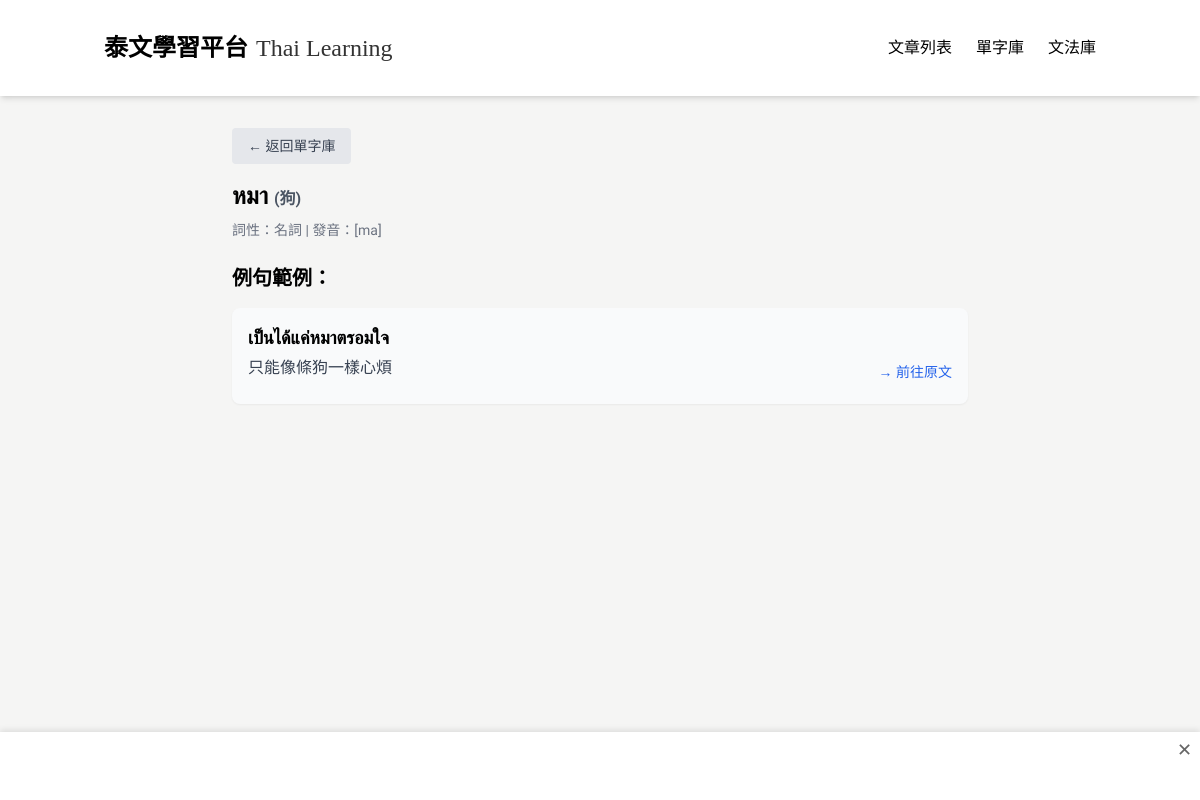
Before: /word/497 with the older database file.
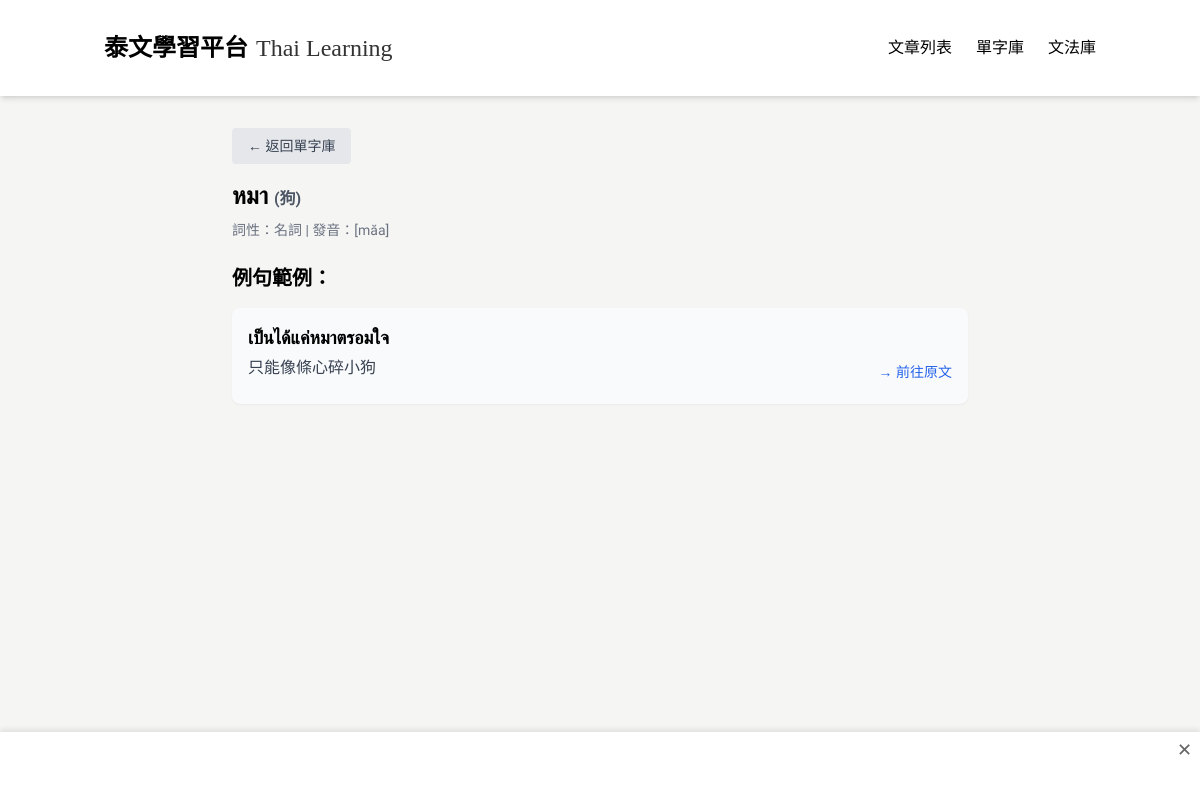
After: the same page with the newer database file.
### tables this page shows
CREATE TABLE Word (
            id INTEGER PRIMARY KEY AUTOINCREMENT,
            thai TEXT,
            chinese TEXT,
            type TEXT,
            pronunciation TEXT,
            articleId INTEGER,
            createdAt TEXT,
            updatedAt TEXT
        );

CREATE TABLE WordExample (
    id INTEGER PRIMARY KEY AUTOINCREMENT,
    thai TEXT NOT NULL,
    chinese TEXT NOT NULL,
    wordId INTEGER NOT NULL,
    createdAt TEXT NOT NULL,
    updatedAt TEXT NOT NULL, articleId INTEGER REFERENCES Article(id),
    FOREIGN KEY (wordId) REFERENCES Word(id)
);

### app_sqlite.py (the view)
@app.route('/word/<int:word_id>')
def word_detail(word_id):
    conn = get_db_connection()
    word = conn.execute('SELECT * FROM Word WHERE id = ?', (word_id,)).fetchone()
    articles = conn.execute("""
        SELECT Article.*
        FROM Article
        JOIN WordArticle ON Article.id = WordArticle.articleId
        WHERE WordArticle.wordId = ? AND Article.status = 'published'
        ORDER BY Article.createdAt DESC
    """, (word_id,)).fetchall()
    examples = conn.execute("""
        SELECT * FROM WordExample
        WHERE wordId = ?
        ORDER BY createdAt DESC
    """, (word_id,)).fetchall()
    conn.close()
    return render_template('word_detail.html', word=word, articles=articles, examples=examples)

### app_sqlite.py (called while the page is built)
def get_db_connection():
    base_path = os.path.dirname(os.path.abspath(__file__))
    db_path = os.path.join(base_path, 'data.db')
    conn = sqlite3.connect(db_path)  # SQLite 檔名
    conn.row_factory = sqlite3.Row     # 讓取出的資料像字典一樣操作
    return conn

### templates/word_detail.html (shortened to what this page needs)
{% extends "base.html" %}
{% block content %}
<div class="max-w-3xl mx-auto px-4 py-8">
  <div class="mb-4">
    <a href="/vocabulary" class="inline-block px-4 py-2 bg-gray-200 text-gray-700 rounded hover:bg-gray-300 text-sm">
      ← 返回單字庫
    </a>
  </div>
  <h1 class="text-2xl font-bold mb-2">{{ word.thai }} <span class="text-base text-gray-600">({{ word.chinese }})</span></h1>
  <p class="text-sm text-gray-500 mb-6">詞性：{{ word.type }} | 發音：[{{ word.pronunciation }}]</p>
  <h2 class="text-xl font-semibold mb-4">例句範例：</h2>
  <ul class="space-y-4">
    {% for example in examples %}
    <li class="bg-gray-50 p-4 rounded-lg shadow-sm">
      <p class="thai-text text-lg font-semibold mb-1">{{ example.thai }}</p>
      <div class="flex justify-between items-center">
        <p class="text-gray-700 mb-2">{{ example.chinese }}</p>
        {% if example.articleId %}
          <a href="/article/{{ example.articleId }}" class="text-sm text-blue-600 hover:underline ml-4 whitespace-nowrap">→ 前往原文</a>
        {% else %}
          <span class="text-sm text-gray-400 ml-4 whitespace-nowrap">無原文連結</span>
        {% endif %}
      </div>
    </li>
    {% else %}
    <li class="text-gray-400">目前尚無例句</li>
    {% endfor %}
  </ul>
</div>
{% endblock %}

### templates/base.html (shortened to what this page needs)
<!DOCTYPE html>
<html lang="zh-TW">
<head>
  <script src="https://cdn.tailwindcss.com"></script>
</head>
<body>
  <nav class="bg-white shadow-md sticky top-0 z-50">
    <div class="container mx-auto px-4 py-4">
      <div class="flex justify-between items-center py-4">
        <div class="flex items-center space-x-2">
          <a href="/" class="flex items-end space-x-2">
            <span class="nav-title text-2xl font-bold text-black">泰文學習平台</span>
            <span class="nav-subtitle text-2xl text-black/80">Thai Learning</span>
          </a>
        </div>
        <div class="hidden md:flex space-x-6">
          <a href="/" class="tab-btn active-tab text-black hover:text-gray-700" data-tab="articles">文章列表</a>
          <a href="/vocabulary" class="text-black hover:text-gray-700">單字庫</a>
          <a href="/grammar" class="text-black hover:text-gray-700">文法庫</a>
        </div>
      </div>
    </div>
  </nav>
  {% block content %}{% endblock %}
  <div id="floating-ad" style="position: fixed; bottom: 0; left: 0; width: 100%; z-index: 1000; background: #fff; text-align: center; padding: 4px 0; box-shadow: 0 -2px 6px rgba(0,0,0,0.1); overflow: hidden; display: none;">
    <button onclick="document.getElementById('floating-ad').style.display='none'" style="position:absolute; top:4px; right:8px; background:transparent; border:none; font-size:18px; color:#666;">✕</button>
    <div style="max-height: 60px; overflow: hidden;">
      <ins class="adsbygoogle"
           style="display:block; width:100%; height:60px;"
           data-ad-client="ca-pub-7245647492359616"
           data-ad-slot="4317518533"
           data-ad-format="auto"
           data-full-width-responsive="true"></ins>
    </div>
  </div>
</body>
</html>

### templates/base.html (style rules this page uses)
:root { --main-color: #FCD34D; --main-color-hover: #FBBF24; --main-color-light: #FFFDEA; --main-color-light-hover: #FEF3C7; --main-color-bg: #ffffff; --main-color-dark: #1F2937; --main-color-darker: #111827; }
body { font-family: 'Noto Sans TC', 'Sarabun', sans-serif; background-color: #F5F5F4; }
.thai-text { font-family: 'Sarabun', sans-serif; }
.nav-title { font-family: 'Jin Xuan', '金萱體', 'Noto Sans TC', sans-serif; font-weight: bold; }
.nav-subtitle { font-family: 'Times New Roman', serif; font-size: 1.5rem; line-height: 2rem; }

Changed rows visible on the page:
changed Word "หมา": pronunciation "ma" → "măa"
changed WordExample "เป็นได้แค่หมาตรอมใจ": chinese "只能像條狗一樣心煩" → "只能像條心碎小狗"
